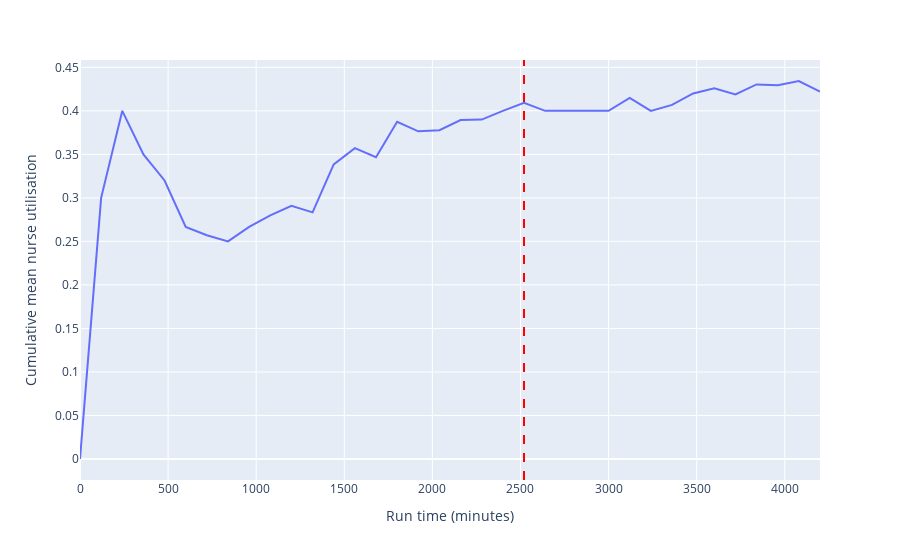
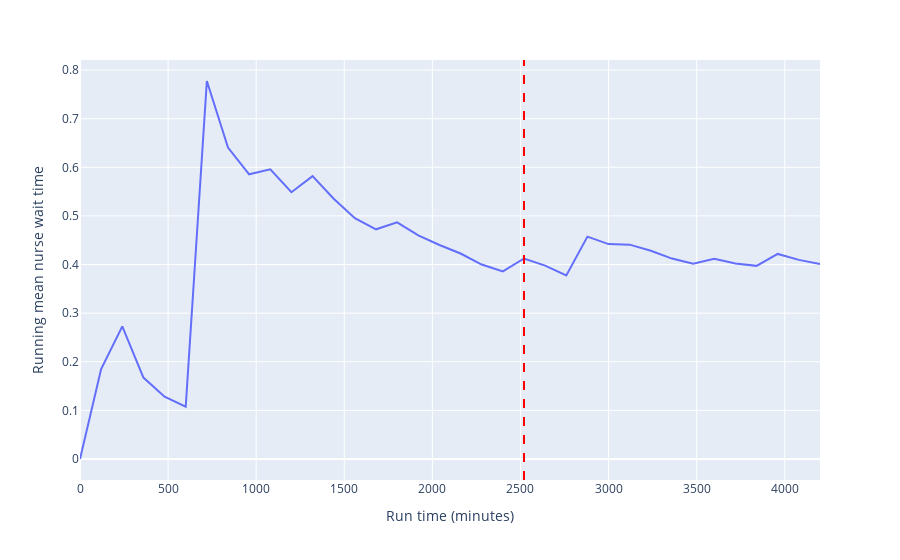

Here is the notebook cell these charts were saved with, in order:
### Markdown cell above
Having run the model for three days, it appears to reach a steady state at around 2500 minutes.

### Code cell
time_series_inspection(data_collection_period=1440*3, warm_up=2520)

### Figure 1 — Plotly figure (JSON) as saved in the notebook; plotly's stock layout.template omitted (floating-point values rounded to 4 significant figures)
{"data": [{"hovertemplate": "simulation_time=%{x}<br>utilisation=%{y}<extra></extra>", "legendgroup": "", "line": {"color": "#636efa", "dash": "solid"}, "marker": {"symbol": "circle"}, "mode": "lines", "name": "", "orientation": "v", "showlegend": false, "type": "scatter", "x": [0, 120, 240, 360, 480, 600, 720, 840, 960, 1080, 1200, 1320, 1440, 1560, 1680, 1800, 1920, 2040, 2160, 2280, 2400, 2520, 2640, 2760, 2880, 3000, 3120, 3240, 3360, 3480, 3600, 3720, 3840, 3960, 4080, 4200], "xaxis": "x", "y": [0, 0.3, 0.4, 0.35, 0.32, 0.2667, 0.2571, 0.25, 0.2667, 0.28, 0.2909, 0.2833, 0.3385, 0.3571, 0.3467, 0.3875, 0.3765, 0.3778, 0.3895, 0.39, 0.4, 0.4091, 0.4, 0.4, 0.4, 0.4, 0.4148, 0.4, 0.4069, 0.42, 0.4258, 0.4188, 0.4303, 0.4294, 0.4343, 0.4222], "yaxis": "y"}], "layout": {"legend": {"tracegroupgap": 0}, "margin": {"t": 60}, "shapes": [{"line": {"color": "red", "dash": "dash"}, "type": "line", "x0": 2520, "x1": 2520, "xref": "x", "y0": 0, "y1": 1, "yref": "y domain"}], "showlegend": false, "xaxis": {"anchor": "y", "domain": [0, 1], "title": {"text": "Run time (minutes)"}}, "yaxis": {"anchor": "x", "domain": [0, 1], "title": {"text": "Cumulative mean nurse utilisation"}}}}

### Figure 2 — Plotly figure (JSON) as saved in the notebook; plotly's stock layout.template omitted (floating-point values rounded to 4 significant figures)
{"data": [{"hovertemplate": "simulation_time=%{x}<br>running_mean_wait_time=%{y}<extra></extra>", "legendgroup": "", "line": {"color": "#636efa", "dash": "solid"}, "marker": {"symbol": "circle"}, "mode": "lines", "name": "", "orientation": "v", "showlegend": false, "type": "scatter", "x": [0, 120, 240, 360, 480, 600, 720, 840, 960, 1080, 1200, 1320, 1440, 1560, 1680, 1800, 1920, 2040, 2160, 2280, 2400, 2520, 2640, 2760, 2880, 3000, 3120, 3240, 3360, 3480, 3600, 3720, 3840, 3960, 4080, 4200], "xaxis": "x", "y": [0, 0.1851, 0.2729, 0.1675, 0.1282, 0.1076, 0.7775, 0.6405, 0.5855, 0.5957, 0.5487, 0.5818, 0.5354, 0.4955, 0.4725, 0.4868, 0.4602, 0.4401, 0.4227, 0.4, 0.3858, 0.4124, 0.3977, 0.3775, 0.4574, 0.4421, 0.4409, 0.4283, 0.4123, 0.4017, 0.4117, 0.4024, 0.3973, 0.4219, 0.4095, 0.4012], "yaxis": "y"}], "layout": {"legend": {"tracegroupgap": 0}, "margin": {"t": 60}, "shapes": [{"line": {"color": "red", "dash": "dash"}, "type": "line", "x0": 2520, "x1": 2520, "xref": "x", "y0": 0, "y1": 1, "yref": "y domain"}], "showlegend": false, "xaxis": {"anchor": "y", "domain": [0, 1], "title": {"text": "Run time (minutes)"}}, "yaxis": {"anchor": "x", "domain": [0, 1], "title": {"text": "Running mean nurse wait time"}}}}
